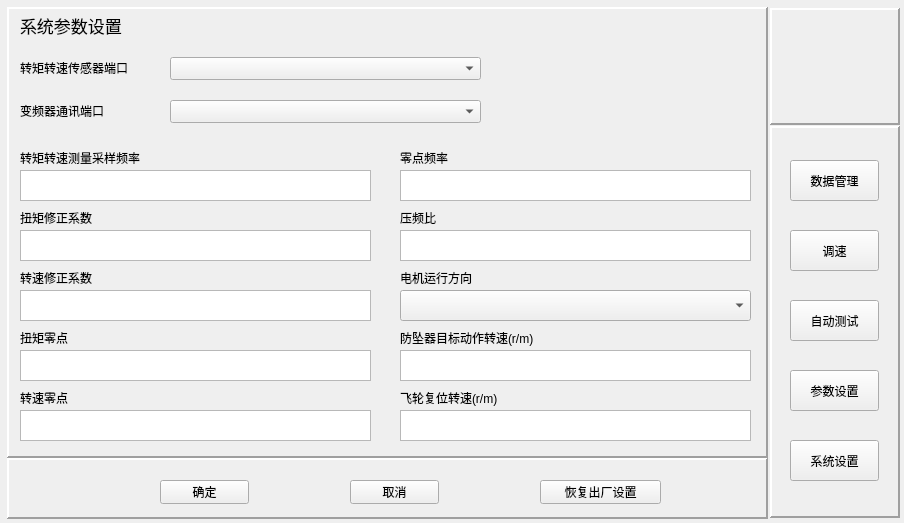
<?xml version="1.0" encoding="UTF-8"?>
<ui version="4.0">
 <class>setEnvironment</class>
 <widget class="QWidget" name="setEnvironment">
  <property name="geometry">
   <rect>
    <x>0</x>
    <y>0</y>
    <width>904</width>
    <height>523</height>
   </rect>
  </property>
  <property name="windowTitle">
   <string>Form</string>
  </property>
  <widget class="QComboBox" name="IO_1">
   <property name="geometry">
    <rect>
     <x>170</x>
     <y>57</y>
     <width>311</width>
     <height>23</height>
    </rect>
   </property>
  </widget>
  <widget class="QComboBox" name="IO_2">
   <property name="geometry">
    <rect>
     <x>170</x>
     <y>100</y>
     <width>311</width>
     <height>23</height>
    </rect>
   </property>
  </widget>
  <widget class="QLabel" name="label">
   <property name="geometry">
    <rect>
     <x>20</x>
     <y>60</y>
     <width>161</width>
     <height>16</height>
    </rect>
   </property>
   <property name="text">
    <string>转矩转速传感器端口</string>
   </property>
  </widget>
  <widget class="QLabel" name="label_2">
   <property name="geometry">
    <rect>
     <x>20</x>
     <y>103</y>
     <width>111</width>
     <height>16</height>
    </rect>
   </property>
   <property name="text">
    <string>变频器通讯端口</string>
   </property>
  </widget>
  <widget class="QLabel" name="label_3">
   <property name="geometry">
    <rect>
     <x>20</x>
     <y>150</y>
     <width>161</width>
     <height>16</height>
    </rect>
   </property>
   <property name="text">
    <string>转矩转速测量采样频率</string>
   </property>
  </widget>
  <widget class="QTextEdit" name="sf">
   <property name="geometry">
    <rect>
     <x>20</x>
     <y>170</y>
     <width>351</width>
     <height>31</height>
    </rect>
   </property>
  </widget>
  <widget class="QTextEdit" name="niuju">
   <property name="geometry">
    <rect>
     <x>20</x>
     <y>230</y>
     <width>351</width>
     <height>31</height>
    </rect>
   </property>
  </widget>
  <widget class="QLabel" name="label_4">
   <property name="geometry">
    <rect>
     <x>20</x>
     <y>210</y>
     <width>111</width>
     <height>16</height>
    </rect>
   </property>
   <property name="text">
    <string>扭矩修正系数</string>
   </property>
  </widget>
  <widget class="QTextEdit" name="zhuansu">
   <property name="geometry">
    <rect>
     <x>20</x>
     <y>290</y>
     <width>351</width>
     <height>31</height>
    </rect>
   </property>
  </widget>
  <widget class="QLabel" name="label_5">
   <property name="geometry">
    <rect>
     <x>20</x>
     <y>270</y>
     <width>111</width>
     <height>16</height>
    </rect>
   </property>
   <property name="text">
    <string>转速修正系数</string>
   </property>
  </widget>
  <widget class="QTextEdit" name="zero_niuju">
   <property name="geometry">
    <rect>
     <x>20</x>
     <y>350</y>
     <width>351</width>
     <height>31</height>
    </rect>
   </property>
  </widget>
  <widget class="QLabel" name="label_6">
   <property name="geometry">
    <rect>
     <x>20</x>
     <y>330</y>
     <width>111</width>
     <height>16</height>
    </rect>
   </property>
   <property name="text">
    <string>扭矩零点</string>
   </property>
  </widget>
  <widget class="QTextEdit" name="zero_sudu">
   <property name="geometry">
    <rect>
     <x>20</x>
     <y>410</y>
     <width>351</width>
     <height>31</height>
    </rect>
   </property>
  </widget>
  <widget class="QLabel" name="label_7">
   <property name="geometry">
    <rect>
     <x>20</x>
     <y>390</y>
     <width>111</width>
     <height>16</height>
    </rect>
   </property>
   <property name="text">
    <string>转速零点</string>
   </property>
  </widget>
  <widget class="QLabel" name="label_8">
   <property name="geometry">
    <rect>
     <x>400</x>
     <y>390</y>
     <width>141</width>
     <height>16</height>
    </rect>
   </property>
   <property name="text">
    <string>飞轮复位转速(r/m)</string>
   </property>
  </widget>
  <widget class="QLabel" name="label_9">
   <property name="geometry">
    <rect>
     <x>400</x>
     <y>210</y>
     <width>111</width>
     <height>16</height>
    </rect>
   </property>
   <property name="text">
    <string>压频比</string>
   </property>
  </widget>
  <widget class="QLabel" name="label_10">
   <property name="geometry">
    <rect>
     <x>400</x>
     <y>330</y>
     <width>191</width>
     <height>16</height>
    </rect>
   </property>
   <property name="text">
    <string>防坠器目标动作转速(r/m)</string>
   </property>
  </widget>
  <widget class="QTextEdit" name="rate_vf">
   <property name="geometry">
    <rect>
     <x>400</x>
     <y>230</y>
     <width>351</width>
     <height>31</height>
    </rect>
   </property>
  </widget>
  <widget class="QLabel" name="label_11">
   <property name="geometry">
    <rect>
     <x>400</x>
     <y>270</y>
     <width>111</width>
     <height>16</height>
    </rect>
   </property>
   <property name="text">
    <string>电机运行方向</string>
   </property>
  </widget>
  <widget class="QTextEdit" name="target_v">
   <property name="geometry">
    <rect>
     <x>400</x>
     <y>350</y>
     <width>351</width>
     <height>31</height>
    </rect>
   </property>
  </widget>
  <widget class="QLabel" name="label_12">
   <property name="geometry">
    <rect>
     <x>400</x>
     <y>150</y>
     <width>111</width>
     <height>16</height>
    </rect>
   </property>
   <property name="text">
    <string>零点频率</string>
   </property>
  </widget>
  <widget class="QTextEdit" name="zero_f">
   <property name="geometry">
    <rect>
     <x>400</x>
     <y>170</y>
     <width>351</width>
     <height>31</height>
    </rect>
   </property>
  </widget>
  <widget class="QTextEdit" name="recover_v">
   <property name="geometry">
    <rect>
     <x>400</x>
     <y>410</y>
     <width>351</width>
     <height>31</height>
    </rect>
   </property>
  </widget>
  <widget class="QLabel" name="label_13">
   <property name="geometry">
    <rect>
     <x>20</x>
     <y>10</y>
     <width>171</width>
     <height>31</height>
    </rect>
   </property>
   <property name="font">
    <font>
     <pointsize>13</pointsize>
    </font>
   </property>
   <property name="text">
    <string>系统参数设置</string>
   </property>
  </widget>
  <widget class="QPushButton" name="OK">
   <property name="geometry">
    <rect>
     <x>160</x>
     <y>480</y>
     <width>89</width>
     <height>24</height>
    </rect>
   </property>
   <property name="text">
    <string>确定</string>
   </property>
  </widget>
  <widget class="QPushButton" name="cancel">
   <property name="geometry">
    <rect>
     <x>350</x>
     <y>480</y>
     <width>89</width>
     <height>24</height>
    </rect>
   </property>
   <property name="text">
    <string>取消</string>
   </property>
  </widget>
  <widget class="QComboBox" name="side">
   <property name="geometry">
    <rect>
     <x>400</x>
     <y>290</y>
     <width>351</width>
     <height>31</height>
    </rect>
   </property>
  </widget>
  <widget class="QPushButton" name="recovery">
   <property name="geometry">
    <rect>
     <x>540</x>
     <y>480</y>
     <width>121</width>
     <height>24</height>
    </rect>
   </property>
   <property name="text">
    <string>恢复出厂设置</string>
   </property>
  </widget>
  <widget class="QPushButton" name="pushButton_6">
   <property name="geometry">
    <rect>
     <x>790</x>
     <y>370</y>
     <width>89</width>
     <height>41</height>
    </rect>
   </property>
   <property name="cursor">
    <cursorShape>PointingHandCursor</cursorShape>
   </property>
   <property name="text">
    <string>参数设置</string>
   </property>
  </widget>
  <widget class="QPushButton" name="pushButton_4">
   <property name="geometry">
    <rect>
     <x>790</x>
     <y>230</y>
     <width>89</width>
     <height>41</height>
    </rect>
   </property>
   <property name="cursor">
    <cursorShape>PointingHandCursor</cursorShape>
   </property>
   <property name="text">
    <string>调速</string>
   </property>
  </widget>
  <widget class="QPushButton" name="pushButton_5">
   <property name="geometry">
    <rect>
     <x>790</x>
     <y>300</y>
     <width>89</width>
     <height>41</height>
    </rect>
   </property>
   <property name="cursor">
    <cursorShape>PointingHandCursor</cursorShape>
   </property>
   <property name="text">
    <string>自动测试</string>
   </property>
  </widget>
  <widget class="QPushButton" name="pushButton_7">
   <property name="geometry">
    <rect>
     <x>790</x>
     <y>440</y>
     <width>89</width>
     <height>41</height>
    </rect>
   </property>
   <property name="cursor">
    <cursorShape>PointingHandCursor</cursorShape>
   </property>
   <property name="text">
    <string>系统设置</string>
   </property>
  </widget>
  <widget class="QPushButton" name="pushButton_3">
   <property name="geometry">
    <rect>
     <x>790</x>
     <y>160</y>
     <width>89</width>
     <height>41</height>
    </rect>
   </property>
   <property name="cursor">
    <cursorShape>PointingHandCursor</cursorShape>
   </property>
   <property name="text">
    <string>数据管理</string>
   </property>
  </widget>
  <widget class="QFrame" name="frame">
   <property name="geometry">
    <rect>
     <x>7</x>
     <y>7</y>
     <width>761</width>
     <height>451</height>
    </rect>
   </property>
   <property name="frameShape">
    <enum>QFrame::Panel</enum>
   </property>
   <property name="frameShadow">
    <enum>QFrame::Raised</enum>
   </property>
   <property name="lineWidth">
    <number>2</number>
   </property>
   <property name="midLineWidth">
    <number>1</number>
   </property>
  </widget>
  <widget class="QFrame" name="frame_2">
   <property name="geometry">
    <rect>
     <x>7</x>
     <y>458</y>
     <width>761</width>
     <height>61</height>
    </rect>
   </property>
   <property name="frameShape">
    <enum>QFrame::Panel</enum>
   </property>
   <property name="frameShadow">
    <enum>QFrame::Raised</enum>
   </property>
   <property name="lineWidth">
    <number>2</number>
   </property>
   <property name="midLineWidth">
    <number>1</number>
   </property>
  </widget>
  <widget class="QFrame" name="frame_3">
   <property name="geometry">
    <rect>
     <x>770</x>
     <y>8</y>
     <width>130</width>
     <height>117</height>
    </rect>
   </property>
   <property name="frameShape">
    <enum>QFrame::Panel</enum>
   </property>
   <property name="frameShadow">
    <enum>QFrame::Raised</enum>
   </property>
   <property name="lineWidth">
    <number>2</number>
   </property>
   <property name="midLineWidth">
    <number>1</number>
   </property>
  </widget>
  <widget class="QFrame" name="frame_4">
   <property name="geometry">
    <rect>
     <x>770</x>
     <y>126</y>
     <width>130</width>
     <height>392</height>
    </rect>
   </property>
   <property name="frameShape">
    <enum>QFrame::Panel</enum>
   </property>
   <property name="frameShadow">
    <enum>QFrame::Raised</enum>
   </property>
   <property name="lineWidth">
    <number>2</number>
   </property>
   <property name="midLineWidth">
    <number>1</number>
   </property>
  </widget>
  <zorder>frame_3</zorder>
  <zorder>frame_4</zorder>
  <zorder>frame_2</zorder>
  <zorder>frame</zorder>
  <zorder>IO_1</zorder>
  <zorder>IO_2</zorder>
  <zorder>label</zorder>
  <zorder>label_2</zorder>
  <zorder>label_3</zorder>
  <zorder>sf</zorder>
  <zorder>niuju</zorder>
  <zorder>label_4</zorder>
  <zorder>zhuansu</zorder>
  <zorder>label_5</zorder>
  <zorder>zero_niuju</zorder>
  <zorder>label_6</zorder>
  <zorder>zero_sudu</zorder>
  <zorder>label_7</zorder>
  <zorder>label_8</zorder>
  <zorder>label_9</zorder>
  <zorder>label_10</zorder>
  <zorder>rate_vf</zorder>
  <zorder>label_11</zorder>
  <zorder>target_v</zorder>
  <zorder>label_12</zorder>
  <zorder>zero_f</zorder>
  <zorder>recover_v</zorder>
  <zorder>label_13</zorder>
  <zorder>OK</zorder>
  <zorder>cancel</zorder>
  <zorder>side</zorder>
  <zorder>recovery</zorder>
  <zorder>pushButton_6</zorder>
  <zorder>pushButton_4</zorder>
  <zorder>pushButton_5</zorder>
  <zorder>pushButton_7</zorder>
  <zorder>pushButton_3</zorder>
 </widget>
 <resources/>
 <connections/>
</ui>
